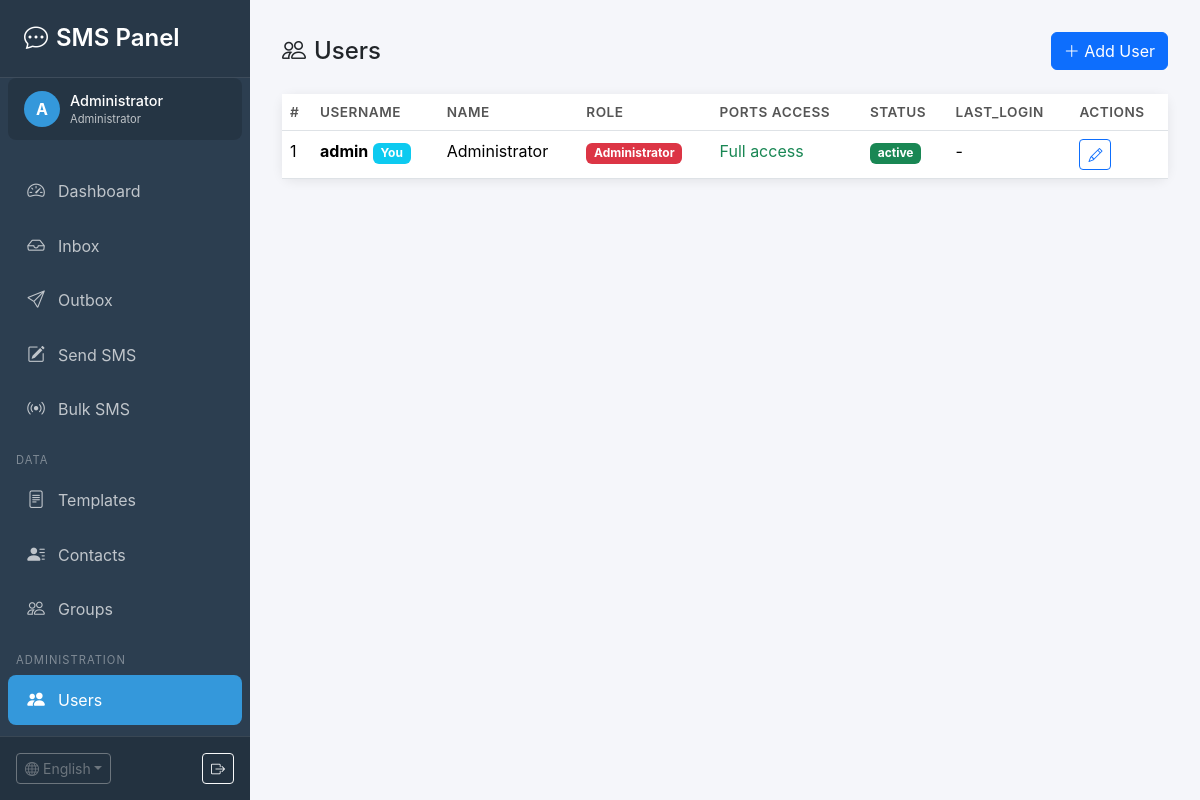
Page /users.php?lang=en (signed in) on the committed database.
### tables this page shows
CREATE TABLE `users` (
    `id` INT AUTO_INCREMENT PRIMARY KEY,
    `username` VARCHAR(50) NOT NULL UNIQUE COMMENT 'Логин',
    `password` VARCHAR(255) NOT NULL COMMENT 'Хеш пароля',
    `name` VARCHAR(100) NOT NULL COMMENT 'Имя пользователя',
    `email` VARCHAR(100) DEFAULT NULL COMMENT 'Email',
    `role` ENUM('admin', 'user') DEFAULT 'user' COMMENT 'Роль',
    `is_active` TINYINT(1) DEFAULT 1 COMMENT 'Активен',
    `last_login` DATETIME DEFAULT NULL COMMENT 'Последний вход',
    `created_at` TIMESTAMP DEFAULT CURRENT_TIMESTAMP,
    `updated_at` TIMESTAMP DEFAULT CURRENT_TIMESTAMP ON UPDATE CURRENT_TIMESTAMP,
    INDEX `idx_username` (`username`),
    INDEX `idx_role` (`role`),
    INDEX `idx_active` (`is_active`)
);

### users.php (the view, shortened to what the rows shown need)
<?php
require_once __DIR__ . '/includes/auth.php';
require_once __DIR__ . '/includes/lang.php';
require_once __DIR__ . '/templates/layout.php';
$auth = Auth::getInstance();
$auth->requireAdmin();
$action = $_GET['action'] ?? 'list';
$users = $auth->getAllUsers();
$portsByGateway = [];
$editUser = null;
$editUserPorts = [];
renderHeader(__('users'), 'users');
?>
<?php if ($action === 'add' || ($action === 'edit' && $editUser)): ?>
<div class="card">
    <div class="card-header">
        <i class="bi bi-person-<?= $editUser ? 'gear' : 'plus' ?> me-2"></i>
        <?= $editUser ? __('edit_user') : __('add_user') ?>
    </div>
    <div class="card-body">
        <form method="post">
            <?php if ($editUser): ?>
            <input type="hidden" name="update_user" value="1">
            <input type="hidden" name="user_id" value="<?= $editUser['id'] ?>">
            <?php else: ?>
            <input type="hidden" name="create_user" value="1">
            <?php endif; ?>
            <div class="row">
                <div class="col-lg-6">
                    <h6 class="mb-3"><i class="bi bi-person me-2"></i><?= __('user_info') ?></h6>
                    <div class="mb-3">
                        <label class="form-label"><?= __('username') ?> *</label>
                        <input type="text" name="username" class="form-control"
                               value="<?= htmlspecialchars($editUser['username'] ?? '') ?>"
                               <?= $editUser ? 'readonly' : 'required' ?>>
                    </div>
                    <div class="mb-3">
                        <label class="form-label"><?= __('password') ?> <?= $editUser ? '' : '*' ?></label>
                        <input type="password" name="password" class="form-control" <?= $editUser ? '' : 'required' ?>>
                        <?php if ($editUser): ?>
                        <small class="text-muted"><?= __('leave_empty_password') ?></small>
                        <?php endif; ?>
                    </div>
                    <div class="mb-3">
                        <label class="form-label"><?= __('name') ?> *</label>
                        <input type="text" name="name" class="form-control"
                               value="<?= htmlspecialchars($editUser['name'] ?? '') ?>" required>
                    </div>
                    <div class="mb-3">
                        <label class="form-label"><?= __('email') ?></label>
                        <input type="email" name="email" class="form-control"
                               value="<?= htmlspecialchars($editUser['email'] ?? '') ?>">
                    </div>
                    <div class="mb-3">
                        <label class="form-label"><?= __('role') ?></label>
                        <select name="role" class="form-select">
                            <option value="user" <?= ($editUser['role'] ?? '') === 'user' ? 'selected' : '' ?>><?= __('role_user') ?></option>
                            <option value="admin" <?= ($editUser['role'] ?? '') === 'admin' ? 'selected' : '' ?>><?= __('role_admin') ?></option>
                        </select>
                        <small class="text-muted"><?= __('admin_full_access') ?></small>
                    </div>
                    <div class="form-check mb-3">
                        <input type="checkbox" name="is_active" class="form-check-input" value="1" id="isActive"
                               <?= ($editUser['is_active'] ?? 1) ? 'checked' : '' ?>>
                        <label class="form-check-label" for="isActive"><?= __('user_active') ?></label>
                    </div>
                </div>
                <div class="col-lg-6">
                    <h6 class="mb-3"><i class="bi bi-shield-check me-2"></i><?= __('port_permissions') ?></h6>
                    <p class="text-muted small"><?= __('select_ports_hint') ?></p>
                    <?php foreach ($portsByGateway as $gwId => $gwData): ?>
                    <div class="card mb-3">
                        <div class="card-header py-2">
                            <strong><?= htmlspecialchars($gwData['name'] ?? 'Gateway') ?></strong>
                            <span class="badge bg-<?= ($gwData['type'] ?? '') === 'goip' ? 'info' : 'primary' ?> ms-1">
                                <?= strtoupper($gwData['type'] ?? 'N/A') ?>
                            </span>
                            <div class="float-end">
                                <a href="#" onclick="toggleAllPorts(<?= $gwId ?>, true); return false;" class="small"><?= __('select_all') ?></a> |
                                <a href="#" onclick="toggleAllPorts(<?= $gwId ?>, false); return false;" class="small"><?= __('deselect_all') ?></a>
                            </div>
                        </div>
                        <div class="card-body py-2">
                            <div class="row">
                                <?php foreach ($gwData['ports'] as $port):
                                    $hasPerm = isset($editUserPorts[$port['id']]);
                                    $canSend = $hasPerm ? $editUserPorts[$port['id']]['can_send'] : 1;
                                    $canRecv = $hasPerm ? $editUserPorts[$port['id']]['can_receive'] : 1;
                                ?>
                                <div class="col-md-6 col-lg-4 mb-2">
                                    <div class="border rounded p-2 port-item" data-gateway="<?= $gwId ?>">
                                        <div class="form-check">
                                            <input type="checkbox" name="ports[]" value="<?= $port['id'] ?>"
                                                   class="form-check-input port-check" id="port_<?= $port['id'] ?>"
                                                   data-gateway="<?= $gwId ?>" <?= $hasPerm ? 'checked' : '' ?>>
                                            <label class="form-check-label fw-bold" for="port_<?= $port['id'] ?>">
                                                <?= __('port') ?> <?= $port['port_number'] ?>
                                            </label>
                                        </div>
                                        <div class="ms-4 mt-1 small">
                                            <div class="form-check form-check-inline">
                                                <input type="checkbox" name="can_send[<?= $port['id'] ?>]" value="1"
                                                       class="form-check-input" <?= $canSend ? 'checked' : '' ?>>
                                                <label class="form-check-label"><?= __('send') ?></label>
                                            </div>
                                            <div class="form-check form-check-inline">
                                                <input type="checkbox" name="can_receive[<?= $port['id'] ?>]" value="1"
                                                       class="form-check-input" <?= $canRecv ? 'checked' : '' ?>>
                                                <label class="form-check-label"><?= __('receive') ?></label>
                                            </div>
                                        </div>
                                    </div>
                                </div>
                                <?php endforeach; ?>
                            </div>
                        </div>
                    </div>
                    <?php endforeach; ?>
                    <?php if (empty($portsByGateway)): ?>
                    <div class="alert alert-info">
                        <?= __('no_ports_available') ?>
                        <a href="gateways.php"><?= __('add_gateway') ?></a>
                    </div>
                    <?php endif; ?>
                </div>
            </div>
            <hr>
            <div class="d-flex gap-2">
                <button type="submit" class="btn btn-primary">
                    <i class="bi bi-check-lg me-1"></i><?= __('save') ?>
                </button>
                <a href="users.php" class="btn btn-secondary"><?= __('cancel') ?></a>
            </div>
        </form>
    </div>
</div>
<script>
function toggleAllPorts(gatewayId, checked) {
    document.querySelectorAll(`.port-check[data-gateway="${gatewayId}"]`).forEach(cb => {
        cb.checked = checked;
    });
}
</script>
<?php else: ?>
<div class="card">
    <div class="card-body p-0">
        <table class="table table-hover mb-0">
            <thead>
                <tr>
                    <th>#</th>
                    <th><?= __('username') ?></th>
                    <th><?= __('name') ?></th>
                    <th><?= __('role') ?></th>
                    <th><?= __('ports_access') ?></th>
                    <th><?= __('status') ?></th>
                    <th><?= __('last_login') ?></th>
                    <th><?= __('actions') ?></th>
                </tr>
            </thead>
            <tbody>
            <?php foreach ($users as $u): ?>
                <tr class="<?= $u['is_active'] ? '' : 'table-secondary' ?>">
                    <td><?= $u['id'] ?></td>
                    <td>
                        <strong><?= htmlspecialchars($u['username']) ?></strong>
                        <?php if ($u['id'] == $auth->getUserId()): ?>
                        <span class="badge bg-info"><?= __('you') ?></span>
                        <?php endif; ?>
                    </td>
                    <td><?= htmlspecialchars($u['name']) ?></td>
                    <td>
                        <span class="badge bg-<?= $u['role'] === 'admin' ? 'danger' : 'secondary' ?>">
                            <?= __('role_' . $u['role']) ?>
                        </span>
                    </td>
                    <td>
                        <?php if ($u['role'] === 'admin'): ?>
                        <span class="text-success"><?= __('full_access') ?></span>
                        <?php else: ?>
                        <?= $u['ports_count'] ?> <?= __('ports') ?>
                        <?php endif; ?>
                    </td>
                    <td>
                        <span class="badge bg-<?= $u['is_active'] ? 'success' : 'secondary' ?>">
                            <?= $u['is_active'] ? __('active') : __('inactive') ?>
                        </span>
                    </td>
                    <td><?= $u['last_login'] ? date('d.m.Y H:i', strtotime($u['last_login'])) : '-' ?></td>
                    <td>
                        <a href="?action=edit&id=<?= $u['id'] ?>" class="btn btn-sm btn-outline-primary" title="<?= __('edit') ?>">
                            <i class="bi bi-pencil"></i>
                        </a>
                    </td>
                </tr>
            <?php endforeach; ?>
            </tbody>
        </table>
    </div>
</div>
<?php endif; ?>
<?php renderFooter(); ?>

### templates/layout.php (shortened to what the rows shown need)
<?php
require_once __DIR__ . '/../includes/database.php';
require_once __DIR__ . '/../includes/auth.php';
require_once __DIR__ . '/../includes/lang.php';
function renderHeader($title, $active = '') {
    $auth = Auth::getInstance();
    $auth->requireLogin();
    $user = $auth->getUser();
    $isAdmin = $auth->isAdmin();
?>
<!DOCTYPE html>
<html lang="<?= $GLOBALS['current_lang'] ?>">
<head>
    <link href="https://cdn.jsdelivr.net/npm/bootstrap@5.3.2/dist/css/bootstrap.min.css" rel="stylesheet">
    <link href="https://cdn.jsdelivr.net/npm/bootstrap-icons@1.11.1/font/bootstrap-icons.css" rel="stylesheet">
</head>
<body>
    <div class="sidebar">
        <div class="user-info">
            <div class="avatar"><?= strtoupper(substr($user['name'], 0, 1)) ?></div>
            <div>
                <div class="name"><?= htmlspecialchars($user['name']) ?></div>
                <div class="role"><?= $isAdmin ? __('role_admin') : __('role_user') ?></div>
            </div>
        </div>
    </div>
    <div class="main-content">
<?php
}
function renderFooter() {
?>
    </div>
</body>
</html>
<?php
}

### rows in the picture
users: name "A", name "Administrator", id "1", username "admin", role "Administrator"

### other values in the picture
__('app_name') "SMS Panel"
__('role_admin') "Administrator"
__('nav_dashboard') "Dashboard"
__('nav_inbox') "Inbox"
__('nav_outbox') "Outbox"
__('nav_send') "Send SMS"
__('bulk_sms') "Bulk SMS"
__('nav_data') "DATA"
__('nav_templates') "Templates"
__('nav_contacts') "Contacts"
__('nav_groups') "Groups"
__('nav_admin') "ADMINISTRATION"
__('users') "Users"
$GLOBALS['available_languages'][$current] "English"
__('add_user') "Add User"
